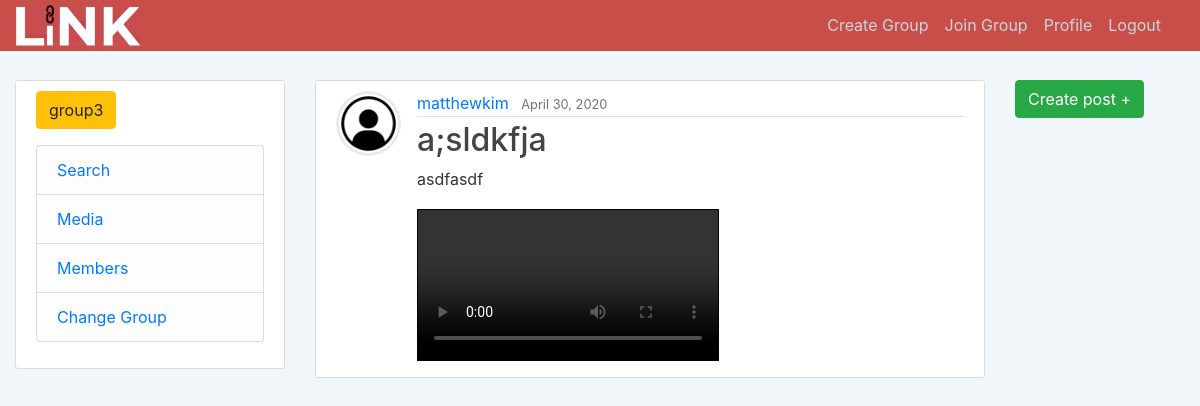
Screenshot of /post/24/ (signed in) with the database file from the repository.
### users/models.py (models this page shows, shortened)
class Profile(models.Model):
    user = models.OneToOneField(User, on_delete=models.CASCADE, null=True)
    image = models.ImageField(default='default.jpg', upload_to='profile_pics')
    groups = models.ManyToManyField('groups.LinkGroup', related_name="all_groups")
    current_group_for_user = models.ForeignKey('groups.LinkGroup', on_delete=models.CASCADE, related_name="single_group", null=True)

### groups/models.py (models this page shows, shortened)
class LinkGroup(models.Model):
    group_name = models.CharField(max_length=200)
    group_description = models.CharField(max_length=2000, default="New Group!")
    date_created = models.DateTimeField(default=timezone.now)
    members = models.ManyToManyField(Profile)
    posts = models.ManyToManyField('journal.Post')
    bkey = models.BinaryField()  # this must be hashed using bycrpt to a b"" string
    group_avatar = models.ImageField(
        default='default.jpg', upload_to='profile_pics')

### journal/models.py (models this page shows, shortened)
class Post(models.Model):
    title = models.CharField(max_length=100)
    content = models.TextField()
    image = models.ImageField(default='NULL', upload_to='profile_pics')
    video = models.FileField(default=getVideo(), upload_to="profile_pics")
    date_posted = models.DateTimeField(default=timezone.now)
    author = models.ForeignKey(User, on_delete=models.CASCADE)
    group_to_post = models.ForeignKey(LinkGroup, on_delete=models.CASCADE, null=True)

### journal/views.py (the view)
# urls.py: path('post/<int:pk>/', PostDetailView.as_view(), name='post-detail'),
class PostDetailView(DetailView):
    model = Post

### journal/templates/journal/post_detail.html (shortened to what this page needs)
{% extends "journal/base.html" %}
{% block content %}
  <article class="media content-section">
    <img class="rounded-circle article-img" src="{{ object.author.profile.image.url }}">
    <div class="media-body">
      <div class="article-metadata">
        <a class="mr-2" href="{% url 'user-posts' object.author.username %}">{{ object.author }}</a>
        <small class="text-muted">{{ object.date_posted|date:"F d, Y" }}</small>
      </div>
      <h2 class="article-title">{{ object.title }}</h2>
      <p class="article-content">{{ object.content }}</p>
      <video class="post-photos" src="{{ post.video.url }}" controls></video>
    </div>
  </article>
{% endblock content %}

### journal/templates/journal/base.html (shortened to what this page needs)
{% load static %}
{% load crispy_forms_tags %}
<!DOCTYPE html>
<html>
<head>
  <link rel="stylesheet" href="https://maxcdn.bootstrapcdn.com/bootstrap/4.0.0/css/bootstrap.min.css"
>
  <link rel="stylesheet" type="text/css" href="{% static 'journal/main.css' %}">
</head>
<body>
  <header class="site-header">
    <nav class="navbar navbar-expand-md navbar-dark bg-steel fixed-top no-pad">
      <a class="navbar-brand mr-4" href="{% url 'journal-home' %}"><img class="logo" src="/media/LiNK.png" /></a>
      <div class="container-fluid">
        <div class="collapse navbar-collapse" id="navbarToggle">
          <div class="navbar-nav">
            {% if user.is_authenticated %}
            <a class="nav-item nav-link" href="{% url 'create_group' %}">Create Group</a>
            <a class="nav-item nav-link" href="{% url 'join_group' %}">Join Group</a>
            <a class="nav-item nav-link" href="{% url 'profile' %}">Profile</a>
            <a class="nav-item nav-link" href="{% url 'logout' %}">Logout</a>
            {% else %}
            <a class="nav-item nav-link" href="{% url 'login' %}">Login</a>
            <a class="nav-item nav-link" href="{% url 'register' %}">Register</a>
            {% endif %}
          </div>
        </div>
      </div>
    </nav>
  </header>
  <main role="main" class="container-fluid">
    <div class="row">
      <div class="col-md-3">
        <div class="content-section">
          {% if user.is_authenticated %}
          <div class="btn-group">
            <button type="button" class="btn btn-warning" data-toggle="dropdown" aria-haspopup="true"
              aria-expanded="false">
              {{ user.profile.current_group_for_user.group_name }}
            </button>
          </div>
          {% endif %}
          <p class='text-muted'>
            <ul class="list-group">
              <li class="list-group-item list-group-item-light"><a href="http://127.0.0.1:8000/user-search">Search</a></li>
              <li class="list-group-item list-group-item-light"><a href="http://127.0.0.1:8000/user-photos">Media</a></li>
              <li class="list-group-item list-group-item-light"><a href="{% url 'members_group' %}">Members</a></li>
              <li class="list-group-item list-group-item-light"><a href="{% url 'change_group' %}">Change Group</a></li>
            </ul>
          </p>
        </div>
      </div>
      <div class="col-md-7">
        {% block content %}{% endblock %}
      </div>
      <div class="col-md-2">
        <a href="{% url 'post-create' %}" type="button" class="btn btn-success" aria-haspopup="true"
          aria-expanded="false">
          Create post +
        </a>
      </div>
    </div>
  </main>
</body>
</html>

### journal/static/journal/main.css (style rules this page uses)
body { background: rgb(241, 246, 251); color: #333333; margin-top: 5rem; }
h1, h2, h3, h4, h5, h6 { color: #444444; }
ul { margin: 0; }
.bg-steel { background-color: rgb(199, 78, 73); }
.site-header .navbar-nav .nav-link { color: #cbd5db; }
.content-section { background: #ffffff; padding: 10px 20px; border: 1px solid #dddddd; border-radius: 3px; margin-bottom: 20px; }
.article-title { color: #444444; }
.article-content { white-space: pre-line; }
.article-img { height: 65px; width: 65px; margin-right: 16px; }
.article-metadata { padding-bottom: 1px; margin-bottom: 4px; border-bottom: 1px solid #e3e3e3 }
.post-photos { max-width: 100%; }
.no-pad { padding-top: 0px; padding-bottom: 0px; }
.logo { max-width: 40%; max-height: 40%; }
video { margin-top: 2px; border: 1px solid black; }

### rows the page displays
Post: author.profile.image (placeholder picture), author "matthewkim", date_posted "April 30, 2020", title "a;sldkfja", content "asdfasdf"

### other values shown
{{ user.profile.current_group_for_user.group_name }} "group3"
